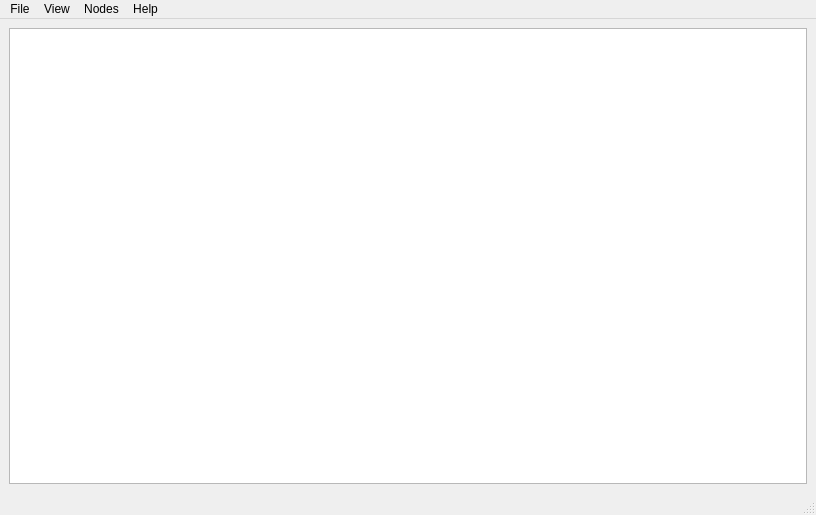
<?xml version="1.0" encoding="UTF-8"?>
<ui version="4.0">
 <class>EditorWindow</class>
 <widget class="QMainWindow" name="EditorWindow">
  <property name="geometry">
   <rect>
    <x>0</x>
    <y>0</y>
    <width>816</width>
    <height>515</height>
   </rect>
  </property>
  <property name="windowTitle">
   <string>Material Editor</string>
  </property>
  <widget class="QWidget" name="centralwidget">
   <layout class="QHBoxLayout" name="horizontalLayout">
    <item>
     <widget class="NodeView" name="nodeView">
      <property name="verticalScrollBarPolicy">
       <enum>Qt::ScrollBarAlwaysOff</enum>
      </property>
      <property name="horizontalScrollBarPolicy">
       <enum>Qt::ScrollBarAlwaysOff</enum>
      </property>
      <property name="renderHints">
       <set>QPainter::HighQualityAntialiasing|QPainter::TextAntialiasing</set>
      </property>
      <property name="dragMode">
       <enum>QGraphicsView::ScrollHandDrag</enum>
      </property>
      <property name="cacheMode">
       <set>QGraphicsView::CacheNone</set>
      </property>
      <property name="resizeAnchor">
       <enum>QGraphicsView::AnchorViewCenter</enum>
      </property>
      <property name="viewportUpdateMode">
       <enum>QGraphicsView::SmartViewportUpdate</enum>
      </property>
     </widget>
    </item>
   </layout>
  </widget>
  <widget class="QMenuBar" name="menubar">
   <property name="geometry">
    <rect>
     <x>0</x>
     <y>0</y>
     <width>816</width>
     <height>19</height>
    </rect>
   </property>
   <widget class="QMenu" name="menuFile">
    <property name="title">
     <string>File</string>
    </property>
    <addaction name="actionNewMaterial"/>
    <addaction name="actionOpen_material"/>
    <addaction name="actionExit"/>
   </widget>
   <widget class="QMenu" name="menuHelp">
    <property name="title">
     <string>Help</string>
    </property>
    <addaction name="actionAbout_Qt"/>
   </widget>
   <widget class="QMenu" name="menuNode">
    <property name="title">
     <string>Nodes</string>
    </property>
    <addaction name="actionAddTechnique"/>
   </widget>
   <widget class="QMenu" name="menuView">
    <property name="title">
     <string>View</string>
    </property>
    <addaction name="actionResetView"/>
   </widget>
   <addaction name="menuFile"/>
   <addaction name="menuView"/>
   <addaction name="menuNode"/>
   <addaction name="menuHelp"/>
  </widget>
  <widget class="QStatusBar" name="statusbar"/>
  <action name="actionExit">
   <property name="text">
    <string>Exit</string>
   </property>
   <property name="shortcut">
    <string>Ctrl+W</string>
   </property>
  </action>
  <action name="actionAbout_Qt">
   <property name="text">
    <string>About Qt</string>
   </property>
  </action>
  <action name="actionAddTechnique">
   <property name="text">
    <string>Add Technique...</string>
   </property>
  </action>
  <action name="actionResetView">
   <property name="text">
    <string>Reset view</string>
   </property>
  </action>
  <action name="actionNewMaterial">
   <property name="text">
    <string>New material...</string>
   </property>
   <property name="shortcut">
    <string>Ctrl+N</string>
   </property>
  </action>
  <action name="actionOpen_material">
   <property name="text">
    <string>Open material file...</string>
   </property>
  </action>
 </widget>
 <customwidgets>
  <customwidget>
   <class>NodeView</class>
   <extends>QGraphicsView</extends>
   <header location="global">NodeView.hpp</header>
  </customwidget>
 </customwidgets>
 <resources/>
 <connections/>
</ui>
